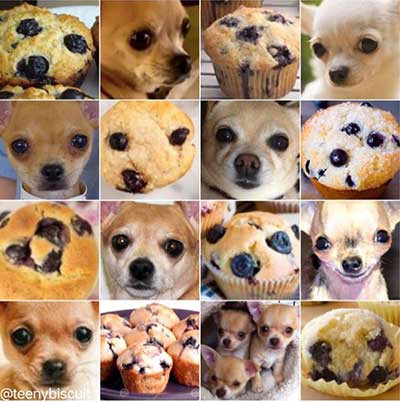
#> input picture hfst_5 AI/_afbeeldingen/hondmuffin.jpg, 400 x 402 px, given in place of tomaat.jpg, which was not available
$ jupyter execute --allow-errors 4_YOLOuitbreiden.ipynb   (shell and % lines are left out)   (text cells are left out)
#> lines starting #> are read from the running program, lines starting #| are printed output that depends on the picture; pictures that were not available may be replaced by others from this repository, and a replacement may not be noted
[cell 1]
# installeren van module opencv
# installeren van module matplotlib

[cell 2]
import cv2
from matplotlib import pyplot as plt

[cell 3]
# Functie om afbeelding weer te geven.
def plt_imshow(titel, afbeelding):
    plt.imshow(afbeelding, cmap='Greys_r')
    plt.title(titel)
    plt.grid(False)
    plt.show()

[cell 4]
# Let op het pad!
tomaat = cv2.imread("_afbeeldingen/tomaat.jpg")
#> tomaat is the input picture: shape (402, 400, 3); mean B, G, R 112.9, 137.6, 166.6
tomaat = cv2.cvtColor(tomaat, cv2.COLOR_BGR2RGB)

plt_imshow("Originele afbeelding", tomaat)

[cell 5]
tomaat_rot = cv2.rotate(tomaat, cv2.ROTATE_90_CLOCKWISE)
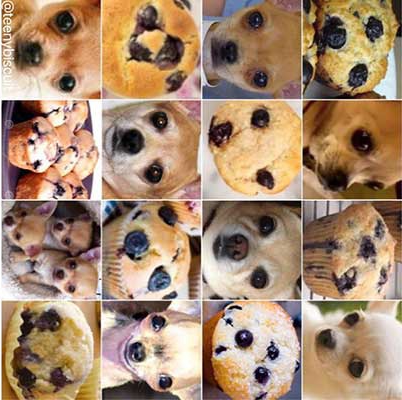
#> tomaat_rot: shape (400, 402, 3); mean R, G, B 166.6, 137.6, 112.9
plt_imshow("Gedraaide afbeelding", tomaat_rot)

[cell 6]
# TODO: Roteer tomaat 180° & tegen de klok in 90°.
tomaat_rot_1 = cv2.rotate(tomaat, cv2.ROTATE_180)
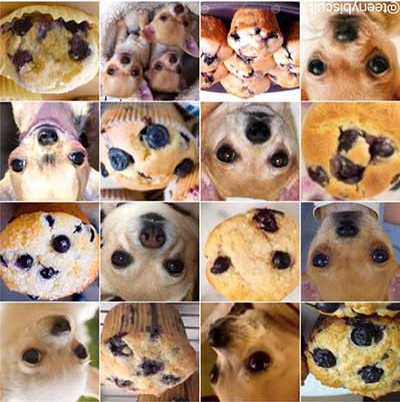
#> tomaat_rot_1: shape (402, 400, 3); mean R, G, B 166.6, 137.6, 112.9
plt_imshow("Gedraaide afbeelding", tomaat_rot_1)

[cell 7]
# 1 = horizontaal spiegelen
tomaat_flipped_hor = cv2.flip(tomaat, 1)
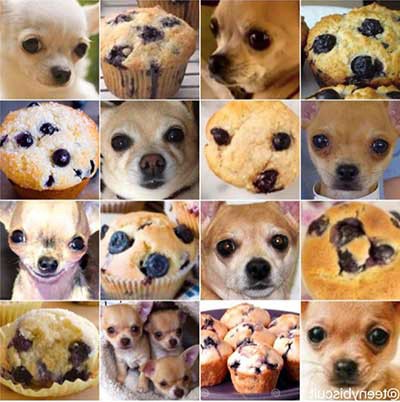
#> tomaat_flipped_hor: shape (402, 400, 3); mean R, G, B 166.6, 137.6, 112.9
plt_imshow("Horizontaal gespiegeld", tomaat_flipped_hor)

[cell 8]
# 0 = verticaal spiegelen
tomaat_flip_ver = cv2.flip(tomaat, 0)
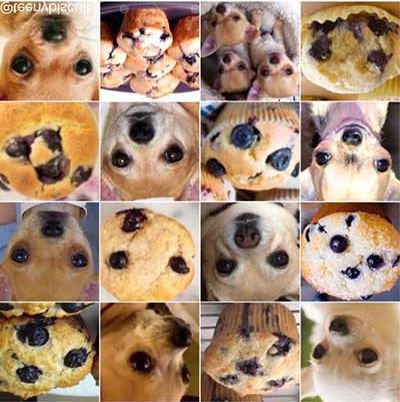
#> tomaat_flip_ver: shape (402, 400, 3); mean R, G, B 166.6, 137.6, 112.9
plt_imshow("Verticaal gespiegeld", tomaat_flip_ver)

[cell 9]
# TODO: Spiegel verticaal en horizontaal (=diagonaal). Zoek zelf op hoe OF denk logisch na.
tomaat_vert = cv2.flip(tomaat, 0)
tomaat_diagonaal = cv2.flip(tomaat_vert, 1)
plt_imshow("diagonaal gespiegeld", tomaat_diagonaal)

[cell 10]
# Bijsnijden van afbeelding
# neemt foto van y tot y+h en x tot x+w
y = 0
x = 0
h = 3000
w = 2000
tomaat_crop = tomaat[y:y+h, x:x+w]
plt_imshow("Bijgesneden afbeelding", tomaat_crop)

[cell 11]
# Mogelijk probleem met bijsnijden (VUL AAN)
y = 2900
x = 1900
h = 3000
w = 2000
tomaat_crop = tomaat[y:y+h, x:x+w]
#> tomaat_crop = empty array
#> (the rest of this cell did not finish here and is left out)

[cell 12]
# Zet foto om naar HSV-domein, blijf wel RGB-waarden gebruiken.
tomaat_filter1 = cv2.cvtColor(tomaat, cv2.COLOR_RGB2HSV)
#> tomaat_filter1: shape (402, 400, 3); mean H, S, V 36.2, 94, 167.7
# Zet foto om naar grijs-domein, op basis van gemiddelde RGB-waarde.
tomaat_filter2 = cv2.cvtColor(tomaat, cv2.COLOR_RGB2GRAY)
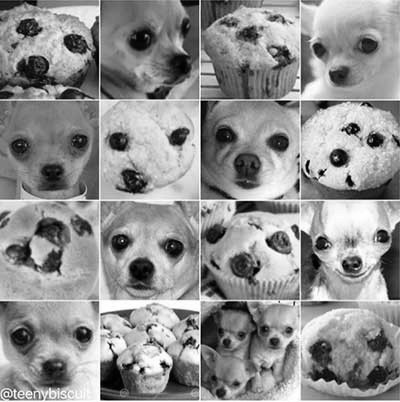
#> tomaat_filter2: shape (402, 400); min 0, max 255, mean 143.5
# Zet foto om naar LAB-domein, blijf wel RGB-waarden gebruiken.
tomaat_filter3 = cv2.cvtColor(tomaat, cv2.COLOR_RGB2LAB)
#> tomaat_filter3: shape (402, 400, 3); mean of channels 0, 1, 2 149.5, 136.3, 145.4
plt_imshow("Filter 1", tomaat_filter1)
plt_imshow("Filter 2", tomaat_filter2)
plt_imshow("Filter 3", tomaat_filter3)

r, g, b = cv2.split(tomaat)
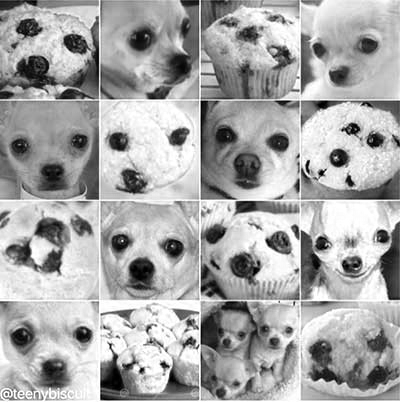
#> r: shape (402, 400); min 0, max 255, mean 166.6
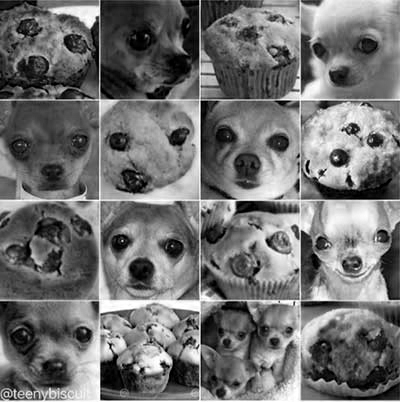
#> b: shape (402, 400); min 0, max 255, mean 112.9
tomaat_filter4 = cv2.merge([g, r, b]) # Wissel de rood en groen waarden van de foto om.
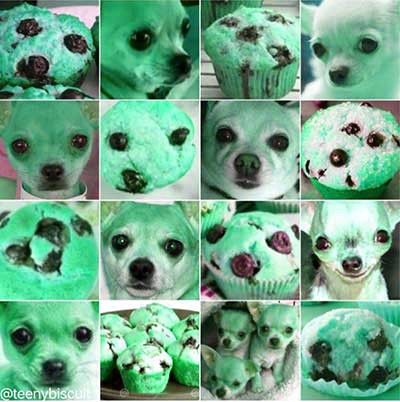
#> tomaat_filter4: shape (402, 400, 3); mean of channels 0, 1, 2 137.6, 166.6, 112.9; drawn as B, G, R
plt_imshow("Filter 4", tomaat_filter4)

[cell 13]
# TODO: voeg een filter toe zodat de tomaat er blauw uitziet (in plaats van rood).
r, g, b = cv2.split(tomaat)
tomaat_filter5 = cv2.merge([b, g, r]) # Wissel de rood en groen waarden van de foto om.
plt_imshow("Filter 5", tomaat_filter5)

[cell 14]
# Maak afbeelding wazig (tweede argument bepaald hoe wazig).
tomaten_wazig = cv2.blur(tomaat, (30,30))
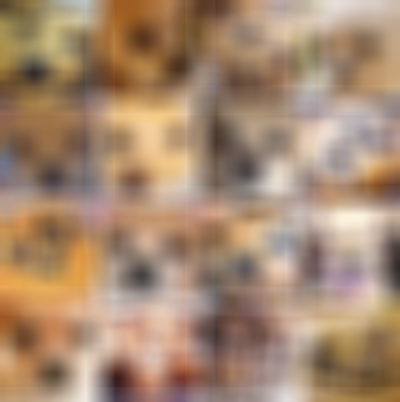
#> tomaten_wazig: shape (402, 400, 3); mean R, G, B 166.5, 137.4, 112.7
plt_imshow("Geblurde afbeelding", tomaten_wazig)

[cell 15]
import cv2
import os

[cell 16]
# Inlezen afbeelding
tomaat = cv2.imread(r"_afbeeldingen/tomaat.jpg")

# Roteren afbeelding
tomaat_rot = cv2.rotate(tomaat, cv2.ROTATE_180)
#> tomaat_rot: shape (402, 400, 3)

# Opslaan van geroteerde afbeelding in tomaat_rot180.jpg (Geef een unieke filename!)
cv2.imwrite(filename='tomaat_rot180.jpg', img=tomaat_rot)
#> Out = True

[cell 17]
# Inlezen afbeelding
tomaat = cv2.imread(r"_afbeeldingen/tomaat.jpg")

# TODO: Sla een gemanipuleerde versie van tomaat.jpg op in submap YOLOdataset.
tomaat_rot = cv2.rotate(tomaat, cv2.ROTATE_180)

cv2.imwrite(filename="YOLOdataset/tomaat_180.jpg", img=tomaat_rot)
#> Out = True

[cell 18]
# Inladen alle bestanden in deze folder.
folder_pad    = r"_afbeeldingen"
folder_inhoud = os.listdir(folder_pad)

# Overloop alle afbeeldingen in folder.
teller = 0
for index, bestand in enumerate(folder_inhoud):
    if (".png" in bestand) or (".jpg" in bestand): # We werken enkel met png- of jpg-bestanden.
        teller = teller + 1
        print(f"Bestand {teller}: {bestand}")

[cell 19]
# Inladen alle bestanden in deze folder.
folder_pad    = r"YOLOdataset"
folder_inhoud = os.listdir(folder_pad)

# Overloop alle afbeeldingen in folder.
for index, bestand in enumerate(folder_inhoud):
    if (".png" in bestand) or (".jpg" in bestand): # We werken enkel met png- of jpg-bestanden.

        # Inladen afbeelding
        bestand_pad    = f"{folder_pad}/{bestand}"
        naam, extensie = os.path.splitext(bestand)
        afbeelding     = cv2.imread(bestand_pad)

        # TODO: manipuleer afbeeldingen & sla op met aangepaste naam (in submap verwerkt).
        bestand_rotate = cv2.rotate(afbeelding, cv2.ROTATE_180)
        cv2.imwrite(filename=bestand_pad, img=bestand_rotate)

[cell 20]
# TODO: Plaats hier code uit oefen mee 3.3 en wijzig per instructies.
# Inladen alle bestanden in deze folder.
folder_pad    = r"fotos_AI"
folder_inhoud = os.listdir(folder_pad)

# Overloop alle afbeeldingen in folder.
for index, bestand in enumerate(folder_inhoud):
    if (".png" in bestand) or (".jpg" in bestand): # We werken enkel met png- of jpg-bestanden.

        # Inladen afbeelding
        bestand_pad    = f"{folder_pad}/{bestand}"
        naam, extensie = os.path.splitext(bestand)
        afbeelding     = cv2.imread(bestand_pad)

        # TODO: manipuleer afbeeldingen & sla op met aangepaste naam (in submap verwerkt).
        bril_rotate = cv2.rotate(afbeelding, cv2.ROTATE_180)
        bril_vert = cv2.flip(afbeelding, 1)
        bril_wazig = cv2.blur(afbeelding, (150,150))
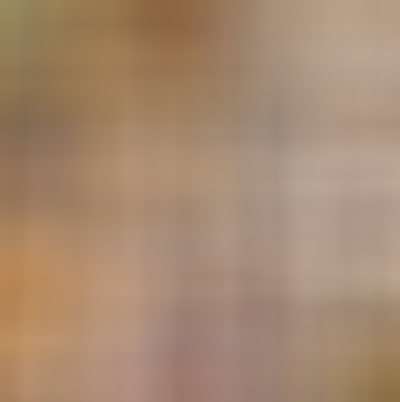
#> bril_wazig: shape (402, 400, 3); mean B, G, R 112.6, 137.4, 166.5
        cv2.imwrite(filename=f"fotos_AI/{naam}_blur{extensie}", img=bril_wazig)
        cv2.imwrite(filename=f"fotos_AI/{naam}_horizontaal{extensie}", img=bril_vert)
        cv2.imwrite(filename=f"fotos_AI/{naam}_180{extensie}", img=bril_rotate)

$ run again, on hfst_5 AI/YOLOdataset/test_afb1.png
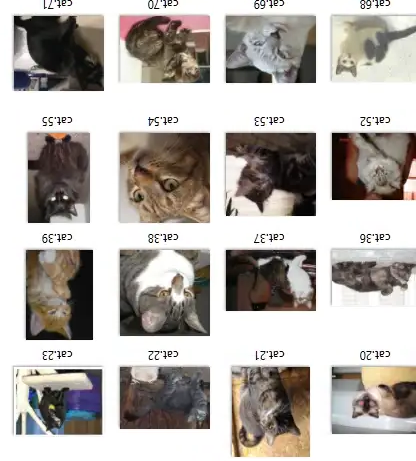
#> input picture hfst_5 AI/YOLOdataset/test_afb1.png, 416 x 461 px, given in place of tomaat.jpg, which was not available
#> tomaat is the input picture: shape (461, 416, 3); mean B, G, R 171, 175.7, 180.8
#> tomaat_crop = empty array
#> tomaat_filter1: shape (461, 416, 3); mean H, S, V 27.3, 30.7, 181.8
#> tomaat_filter3: shape (461, 416, 3); mean of channels 0, 1, 2 179.3, 129.4, 131.4
#> `tomaten_wazig = cv2.blur(tomaat, (30,30))`:
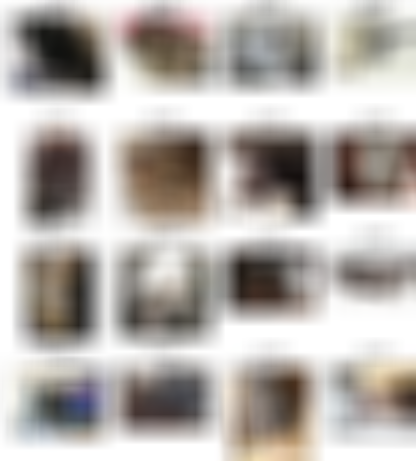
#> tomaten_wazig: shape (461, 416, 3); mean R, G, B 180.9, 175.7, 171.1
#> `cv2.imwrite(filename='tomaat_rot180.jpg', img=tomaat_rot)`: Out = True
#> folder_pad = 'fotos_AI'
#> folder_inhoud = ['test_afb1.png']
#> bestand_pad = 'fotos_AI/test_afb1.png'
#> `bril_wazig = cv2.blur(afbeelding, (150,150))`:
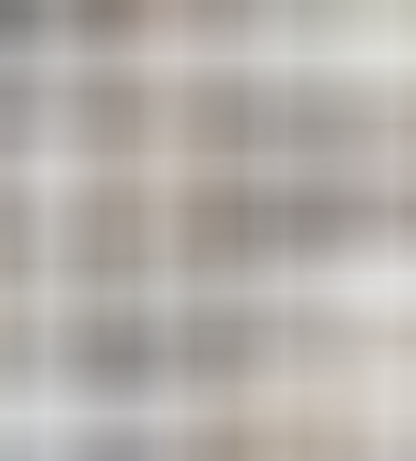
#> bril_wazig: shape (461, 416, 3); mean B, G, R 170.7, 175.3, 180.5
